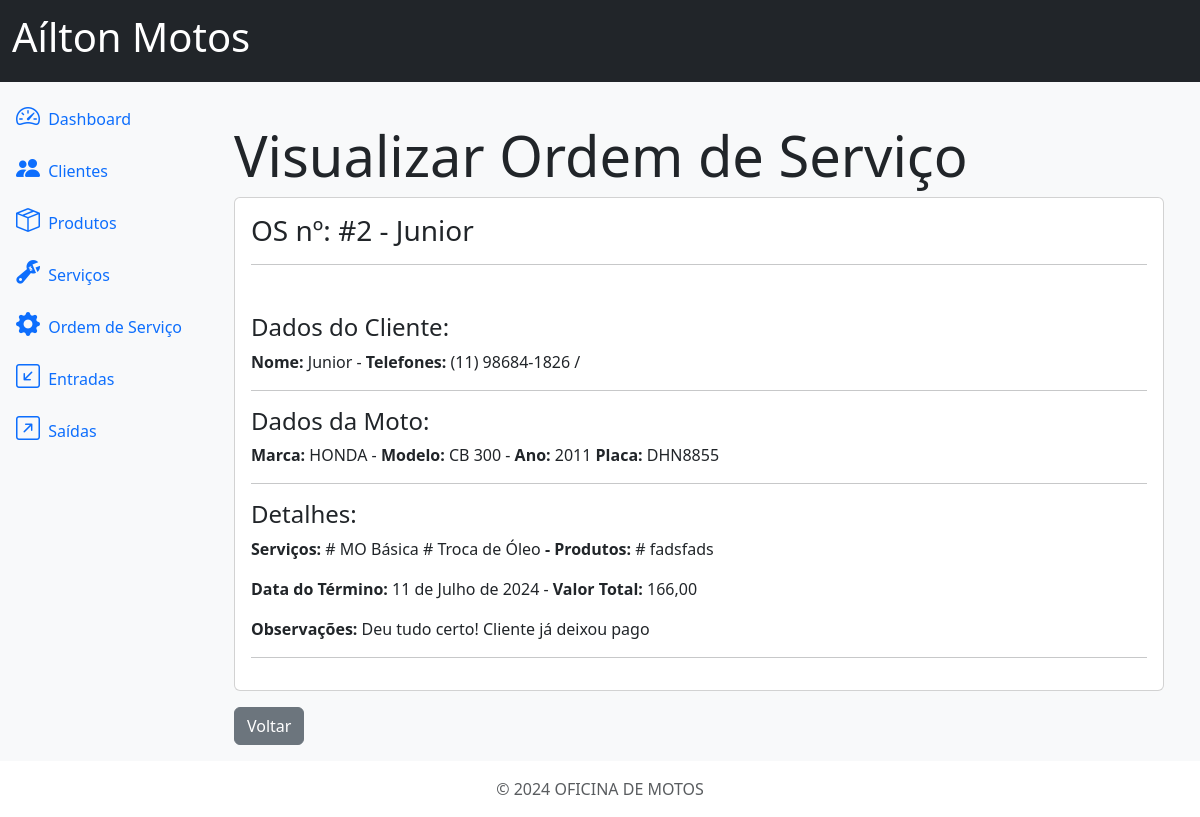
The app's page /service_orders/2/detail/ with its own data.
### service_orders/models.py (models this page shows, shortened)
class ServiceOrder(models.Model):
    STATUS_CHOICES = (
        ('O', 'OPEN'),
        ('F', 'FINISHED'),
        ('C', 'CANCELED')
    )
    id = models.AutoField(primary_key=True)
    client = models.ForeignKey(Client, on_delete=models.PROTECT, verbose_name='Nome')
    phone1 = models.CharField(max_length=15, null=True, verbose_name='Telefone')
    brand = models.ForeignKey(Brand, on_delete=models.PROTECT, related_name='brand', verbose_name='Marca')
    model = models.CharField(max_length=200, verbose_name='Modelo')
    model_year = models.CharField(max_length=4, verbose_name='Ano')
    plate = models.CharField(max_length=10, blank=True, null=True, verbose_name='Placa')
    services = models.ManyToManyField(Service, blank=True, verbose_name='Serviços')
    products = models.ManyToManyField(Product, blank=True, verbose_name='Produtos')
    created_at = models.DateField(auto_now_add=True, verbose_name='Criado em')
    finished_at = models.DateField(blank=True, null=True, verbose_name='Data Finalização')
    total = models.DecimalField(max_digits=10, decimal_places=2, verbose_name='Valor Total')
    status = models.CharField(max_length=1, choices=STATUS_CHOICES, verbose_name='Status')
    comments = models.TextField(blank=True, null=True, verbose_name='Observações')
    class Meta:
        verbose_name = ('Ordem de Serviço')
        verbose_name_plural = ('Ordens de Serviços')

class Brand(models.Model):
    id = models.AutoField(primary_key=True)
    name = models.CharField(max_length=100, verbose_name='Nome')
    class Meta:
        verbose_name = ('Marca')
        verbose_name_plural = ('Marcas')
    def __str__(self):
        return self.name

### customers/models.py (models this page shows)
class Client(models.Model):
    id = models.AutoField(primary_key=True)
    name = models.CharField(max_length=500, verbose_name='Nome')
    address = models.CharField(max_length=500, blank=True, null=True, verbose_name='Endereço')
    address_number = models.CharField(max_length=20, blank=True, null=True, verbose_name='Número')
    phone1 = models.CharField(max_length=15, verbose_name='Telefone 1')
    phone2 = models.CharField(max_length=15, blank=True, null=True, verbose_name='Telefone 2')
    comments = models.TextField(blank=True, null=True, verbose_name='Observações')
    class Meta:
        verbose_name = ('Cliente')
        verbose_name_plural = ('Clientes')
    def __str__(self):
        return self.name

### services/models.py (models this page shows, shortened)
class Service(models.Model):
    id = models.AutoField(primary_key=True)
    name = models.CharField(max_length=500, verbose_name='Nome')
    price = models.DecimalField(max_digits=20, decimal_places=2, verbose_name='Preço')
    estimated_time = models.IntegerField(default=0, blank=True, null=True, verbose_name='Tempo Estimado (horas)')
    comments = models.TextField(blank=True, null=True, verbose_name='Descrição')
    class Meta:
        verbose_name = ('Serviço')
        verbose_name_plural = ('Serviços')

### products/models.py (models this page shows, shortened)
class Product(models.Model):
    id = models.AutoField(primary_key=True)
    name = models.CharField(max_length=500, verbose_name='Nome')
    description = models.TextField(blank=True, null=True, verbose_name='Descrição')
    price = models.DecimalField(max_digits=20, decimal_places=2, verbose_name='Preço')
    quantity = models.IntegerField(default=0, verbose_name='Quantidade')
    comments = models.TextField(blank=True, null=True, verbose_name='Observações')
    class Meta:
        verbose_name = ('Produto')
        verbose_name_plural = ('Produtos')

### service_orders/views.py (the view)
# urls.py: path('service_orders/<int:pk>/detail/', ServiceOrderDetailView.as_view(), name='service_orders_detail'),
class ServiceOrderDetailView(DetailView):
    model = ServiceOrder
    template_name = 'service_orders_detail.html'

### service_orders/templates/service_orders_detail.html
{% extends 'base.html' %}
{% block content %}
<div class="container mt-4">
    <h3 class="display-4">Visualizar Ordem de Serviço</h3>
    <div class="card">
        <div class="card-body">
            <h3 class="card-title">OS nº: #{{ object.id }}  -  {{ object.client }}</h3>
            <hr>
        </div>
        <div class="card-body">
            <h4>Dados do Cliente:</h4>
            <p><strong>Nome: </strong>{{ object.client }} - <strong>Telefones: </strong>{{ object.phone1 }}  /  {{ object.phone2 }}</p>
            <hr>
            <h4>Dados da Moto:</h4>
            <p><strong>Marca: </strong>{{ object.brand }}  -  <strong>Modelo: </strong>{{ object.model }}  -  <strong>Ano: </strong>{{ object.model_year }}
                <strong>Placa: </strong>{{ object.plate }}
            </p>
            <hr>
            <h4>Detalhes:</h4>
            <p><strong>Serviços: </strong>
            {% for service in object.services.all %}
                # {{service.name}}
            {% endfor %}
            <strong> - Produtos: </strong>
            {% for product in object.products.all %}
                # {{product.name}}
            {% endfor %}
            </p>
            <p><strong>Data do Término: </strong>{{ object.finished_at }} - <strong>Valor Total: </strong>{{ object.total }}</p>
            <p class="card-text"><strong>Observações: </strong>{{ object.comments }}</p>
            <hr>
        </div>
    </div>
    <a href="{% url 'service_orders' %}" class="btn btn-secondary mt-3">Voltar</a>
</div>
{% endblock %}

### records on screen
ServiceOrder: id "2", client "Junior", phone1 "(11) 98684-1826", brand "HONDA", model "CB 300", model_year "2011", plate "DHN8855", finished_at "11 de Julho de 2024", total "166,00", comments "Deu tudo certo! Cliente já deixou pago"
Service: name "MO Básica"
Service: name "Troca de Óleo"
Product: name "fadsfads"
